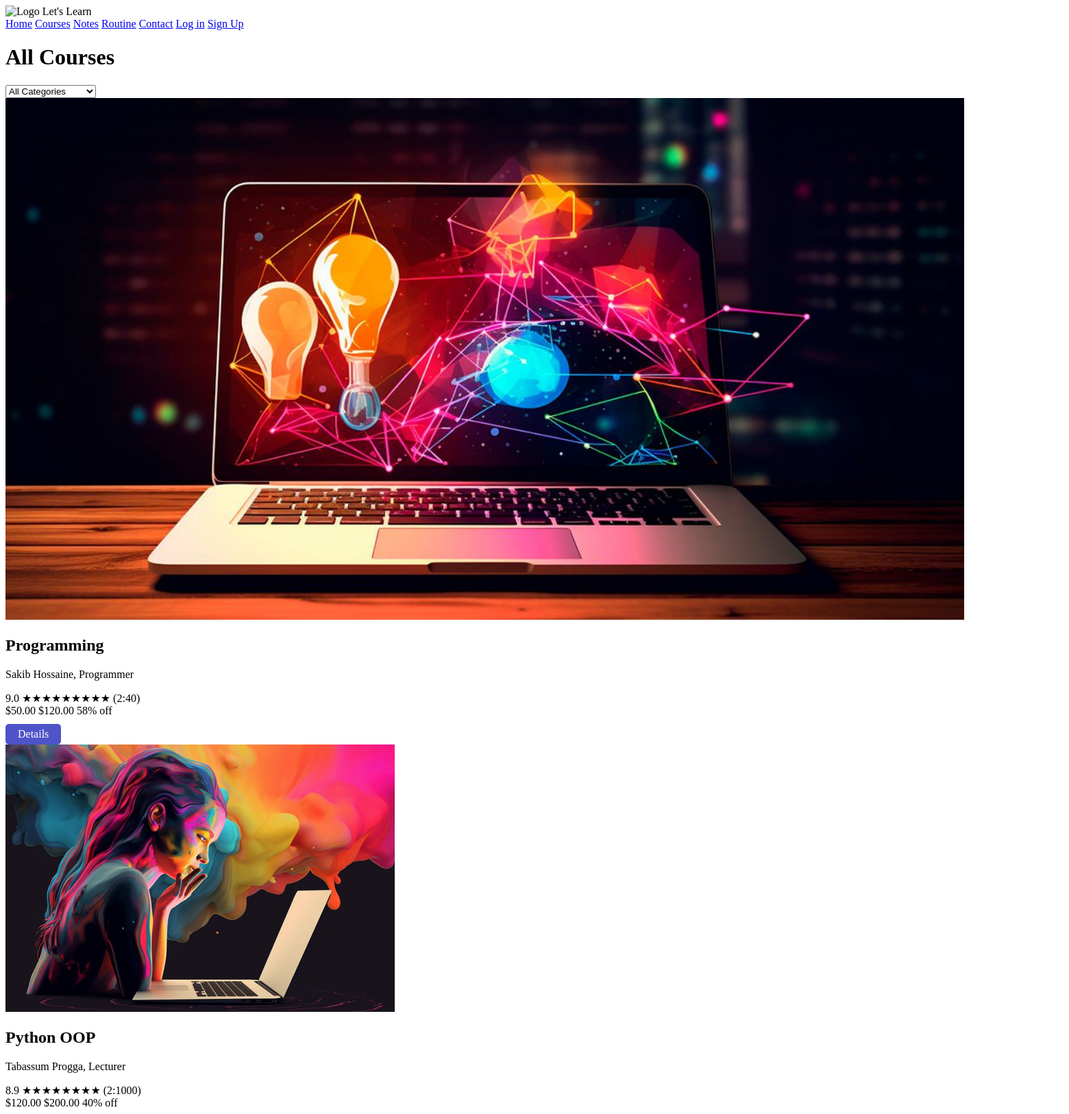
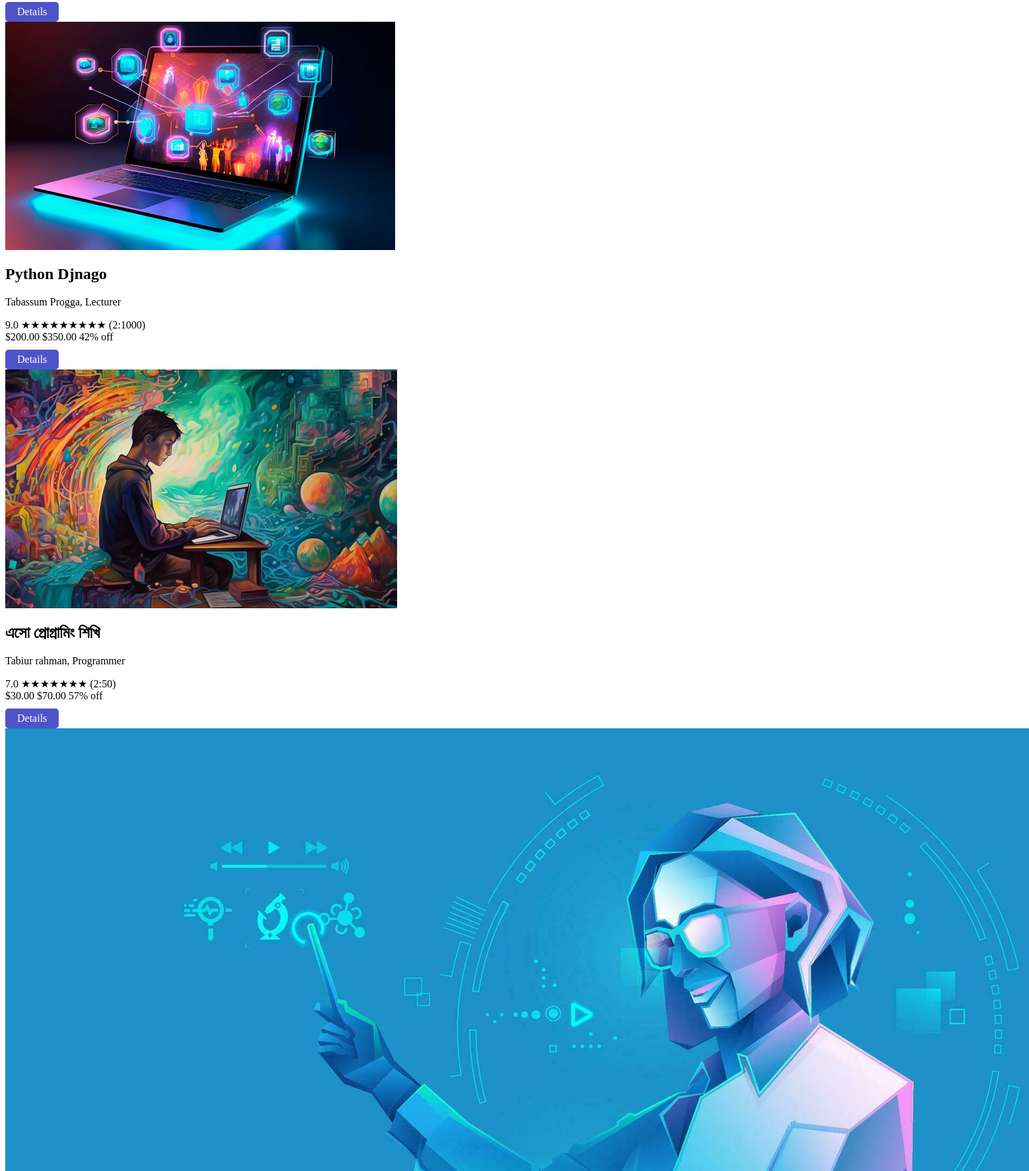
Page /courses/ (upper part) on the committed database (2 pictures, top to bottom).
### courses/models.py (models this page shows, shortened)
class Course(models.Model):
    title = models.CharField(max_length=200)
    instructor = models.ForeignKey(Instructor, on_delete=models.CASCADE)
    rating = models.DecimalField(max_digits=2, decimal_places=1)
    review_count = models.PositiveIntegerField()
    enrollment_year = models.PositiveIntegerField()
    current_price = models.DecimalField(max_digits=6, decimal_places=2)
    original_price = models.DecimalField(max_digits=6, decimal_places=2)
    image = models.ImageField(
        upload_to='course_images/',
        default='course_images/default.png',
        verbose_name='Course Image'
    )
    category = models.CharField(max_length=50, choices=[
        ('python', 'Python'),
        ('web-development', 'Web Development'),
        ('sql', 'SQL'),
        ('php', 'PHP'),
    ], default='python')
    def __str__(self):
        return self.title
    def get_rating_stars(self):
        return '★' * int(self.rating) + '☆' * (5 - int(self.rating))
    def get_discount_percentage(self):
        if self.original_price > 0:
            discount = ((self.original_price - self.current_price) / self.original_price) * 100
            return f"{int(discount)}%"
        return "0%"

class Instructor(models.Model):
    name = models.CharField(max_length=100)
    credentials = models.CharField(max_length=200)

### courses/views.py (the view)
# urls.py: path("", include("courses.urls")),
def courses(request):
    courses = Course.objects.all()
    print(courses)
    return render(request, "courses/courses.html", {"courses": courses})

### templates/courses/courses.html (shortened to what this page needs)
{% extends "base.html" %}
{% load static %}
{% block content %}
<div class="course-container">
    <div class="course-header">
        <h1>All Courses</h1>
        <div class="course-category-dropdown">
            <select id="course-category-select">
                <option value="all">All Categories</option>
            </select>
        </div>
    </div>
    <div class="course-list">
        {% for course in courses %}
        <div class="course-item course-{{ course.category|lower|slugify }}">
            <img src="{{ course.image.url }}" alt="{{ course.title }}" class="course-image">
            <div class="course-info">
                <h2>{{ course.title }}</h2>
                <p>{{ course.instructor.name }}{% if course.instructor.credentials %}, {{ course.instructor.credentials }}{% endif %}</p>
                <div class="course-rating">
                    {{ course.rating }} {{ course.get_rating_stars }} ({{ course.enrollment_year }}:{{ course.review_count }})
                </div>
                <div class="course-price">
                    ${{ course.current_price }}
                    <span class="course-original-price">${{ course.original_price }}</span>
                    <span class="course-discount">
                        {{ course.get_discount_percentage }} off
                    </span>
                </div>
                <a href="{% url 'course_detail' course.id %}" class="details-btn">Details</a>
            </div>
        </div>
        {% empty %}
        <div class="no-courses">
            <p>No courses available at the moment.</p>
        </div>
        {% endfor %}
    </div>
</div>
{% endblock %}

### templates/courses/courses.html (style rules this page uses)
.details-btn { display: inline-block; margin-top: 10px; padding: 6px 18px; background: #4e54c8; color: #fff; border-radius: 5px; text-decoration: none; font-size: 1rem; font-weight: 500; transition: background 0.2s; border: none; }

### rows in the picture
Course: image (picture), title "Programming", instructor.name "Sakib Hossaine", instructor.credentials "Programmer", rating "9.0", get_rating_stars "★★★★★★★★★", enrollment_year "2", review_count "40", current_price "50.00", original_price "120.00", get_discount_percentage "58%"
Course: image (picture), title "Python OOP", instructor.name "Tabassum Progga", instructor.credentials "Lecturer", rating "8.9", get_rating_stars "★★★★★★★★", enrollment_year "2", review_count "1000", current_price "120.00", original_price "200.00", get_discount_percentage "40%"
Course: image (picture), title "Python Djnago", instructor.name "Tabassum Progga", instructor.credentials "Lecturer", rating "9.0", get_rating_stars "★★★★★★★★★", enrollment_year "2", review_count "1000", current_price "200.00", original_price "350.00", get_discount_percentage "42%"
Course: image (picture), title "এসো প্রোগ্রামিং শিখি", instructor.name "Tabiur rahman", instructor.credentials "Programmer", rating "7.0", get_rating_stars "★★★★★★★", enrollment_year "2", review_count "50", current_price "30.00", original_price "70.00", get_discount_percentage "57%"
Course: image (picture)
